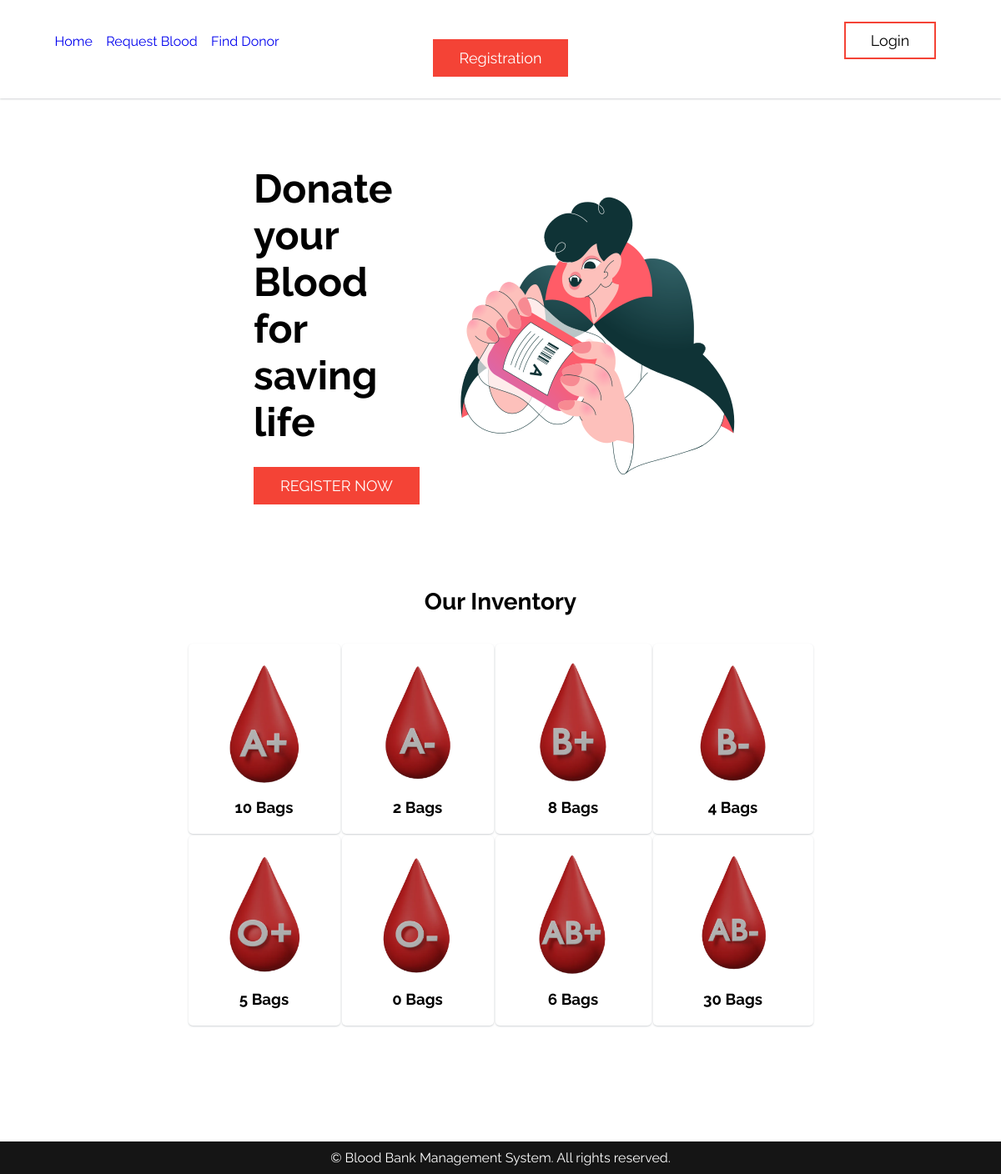
The app's page /views/home.php with its own data.
### tables this page shows
CREATE TABLE `inventory` (
  `id` int(100) NOT NULL,
  `name` varchar(255) DEFAULT NULL,
  `bloodGroup` varchar(10) NOT NULL,
  `quantity` int(255) NOT NULL,
  `mobileNumber` varchar(20) DEFAULT NULL
);

### controllers/inventoryQuantity.php (called while the page is built, shortened)
<?php
    function inventoryQuantity() {
        $con = getConnection();
        $sql = "select * from inventory";
        $result = mysqli_query($con, $sql);
        $inventory = [];
        while($bloodQuantity = mysqli_fetch_assoc($result)){
            array_push($inventory, $bloodQuantity);
        }
        return $inventory;
    }
?>

### views/home.php (the view, shortened to what this page needs)
<?php
  include_once '../controllers/inventoryQuantity.php';
  $inventory = inventoryQuantity();
?>
<!DOCTYPE html>
<html lang="en">
  <head>
    <link rel="stylesheet" href="../assets/css/home_style.css">
  </head>
  <body>
    <?php include_once 'header.php';?>
    <section>
      <br /><br /><br /><br />
      <table border="0" width="100%">
        <tr>
          <td width="25%"></td>
          <td width="50%">
            <table border="0" width="100%">
              <tr>
                <td width="40%">
                  <h1 style="font-size: 48px">
                    Donate<br />your Blood<br />for saving life
                  </h1>
                  <?php if(!isset($_COOKIE['flag'])) { ?>
                    <br><br>
                  <a href="registration.php" class="btn">REGISTER NOW</a>
                  <?php } ?>
                </td>
                <td width="60%" style="text-align: center">
                  <img
                    src="../assets/images/florid-vampire.png"
                    alt="hero-img"
                  />
                </td>
              </tr>
            </table>
          </td>
          <td width="25%"></td>
        </tr>
      </table>
    </section>
    <br /><br /><br /><br />
    <section>
      <table border="0" width="100%">
        <tr>
          <td colspan="3" style="text-align: center;">
            <h1 class="our-inventory-heading">Our Inventory</h1>
          </td>
        </tr>
        <tr>
          <td width="25%">&nbsp;</td>
          <td width="50%">
            <table class="home-table">
              <tr>
                <td width="25%">
                  <img src="../assets/images/A+.png" alt="A+" width="100px" height="150px">
                  <h3><?=$inventory[0]['quantity']?> Bags</h3>
                </td>
                <td width="25%">
                  <img src="../assets/images/A-.png" alt="A-" width="100px" height="150px">
                  <h3><?=$inventory[1]['quantity']?> Bags</h3>
                </td>
                <td width="25%">
                  <img src="../assets/images/B+.png" alt="B+" width="105px" height="150px">
                  <h3><?=$inventory[2]['quantity']?> Bags</h3>
                </td>
                <td width="25%">
                  <img src="../assets/images/B-.png" alt="B-" width="100px" height="150px">
                  <h3><?=$inventory[3]['quantity']?> Bags</h3>
                </td>
              </tr>
              <tr>
                <td class="card" width="25%">
                    <img src="../assets/images/O+.png" alt="O+" width="100px" height="150px">
                    <h3><?=$inventory[4]['quantity']?> Bags</h3>
                  </td>
                  <td width="25%">
                    <img src="../assets/images/O-.png" alt="O-" width="100px" height="150px">
                    <h3><?=$inventory[5]['quantity']?> Bags</h3>
                  </td>
                  <td width="25%">
                    <img src="../assets/images/AB+.png" alt="AB+" width="100px" height="150px">
                    <h3><?=$inventory[6]['quantity']?> Bags</h3>
                  </td>
                  <td width="25%">
                    <img src="../assets/images/AB-.png" alt="AB-" width="110px" height="150px">
                    <h3><?=$inventory[7]['quantity']?> Bags</h3>
                  </td>
              </tr>
            </table>
          </td>
          <td width="25%">&nbsp;</td>
        </tr>
      </table>
    </section>
    <br /><br /><br /><br /><br />
    <?php include_once 'footer.php';?>
  </body>
</html>

### views/header.php (shortened to what this page needs)
<link rel="stylesheet" href="../assets/css/style.css">
<header>
      <table border="0" width="100%">
        <tr>
          <br /><br />
          <div style="text-align: center">
            <a href="home.php">Home</a>
            <a href="requestBlood.php">Request Blood</a>
            <a href="findDonor.php">Find Donor</a>
            <?php if(!isset($_COOKIE['user'])) { ?>
              <a href="login.php" class="login-btn">Login</a>
              <a href="registration.php" class="btn">Registration</a>
            <?php } ?>
          </div>
          <br /><br />
        </tr>
      </table>
</header>

### views/footer.php
<footer>
    <p>&copy; Blood Bank Management System. All rights reserved.</p>
</footer>

### assets/css/home_style.css (style rules this page uses)
.our-inventory-heading { font-size: 28px; margin: 30px 0; }
.home-table { width: 100%; text-align: center; }
.home-table td { margin: 30px 10px; padding: 20px 40px; background-color: white; border: 1px solid transparent; border-radius: 5px; box-shadow: 0 1px 2px rgba(100, 108, 119, 0.3); }
.home-table td h3 { margin-top: 10px; }

### assets/css/style.css (style rules this page uses)
* { margin: 0; padding: 0; box-sizing: border-box; font-family: "Raleway", sans-serif; text-decoration: none; }
header { box-shadow: 0 1px 2px rgba(100, 108, 119, 0.3); }
footer { margin-top: 40px; padding: 10px 0; background-color: rgb(21, 21, 21); color: white; text-align: center; }
.btn { background-color: #f44336; font-size: 18px; color: white; padding: 10px 30px; border: 2px solid #f44336; cursor: pointer; transition-duration: 0.4s; }
.login-btn { padding: 10px 30px; font-size: 18px; background-color: white; color: black; border: 2px solid #f44336; cursor: pointer; transition-duration: 0.4s; }

### records on screen
inventory: quantity "10"
inventory: quantity "2"
inventory: quantity "8"
inventory: quantity "4"
inventory: quantity "5"
inventory: quantity "0"
inventory: quantity "6"
inventory: quantity "30"
